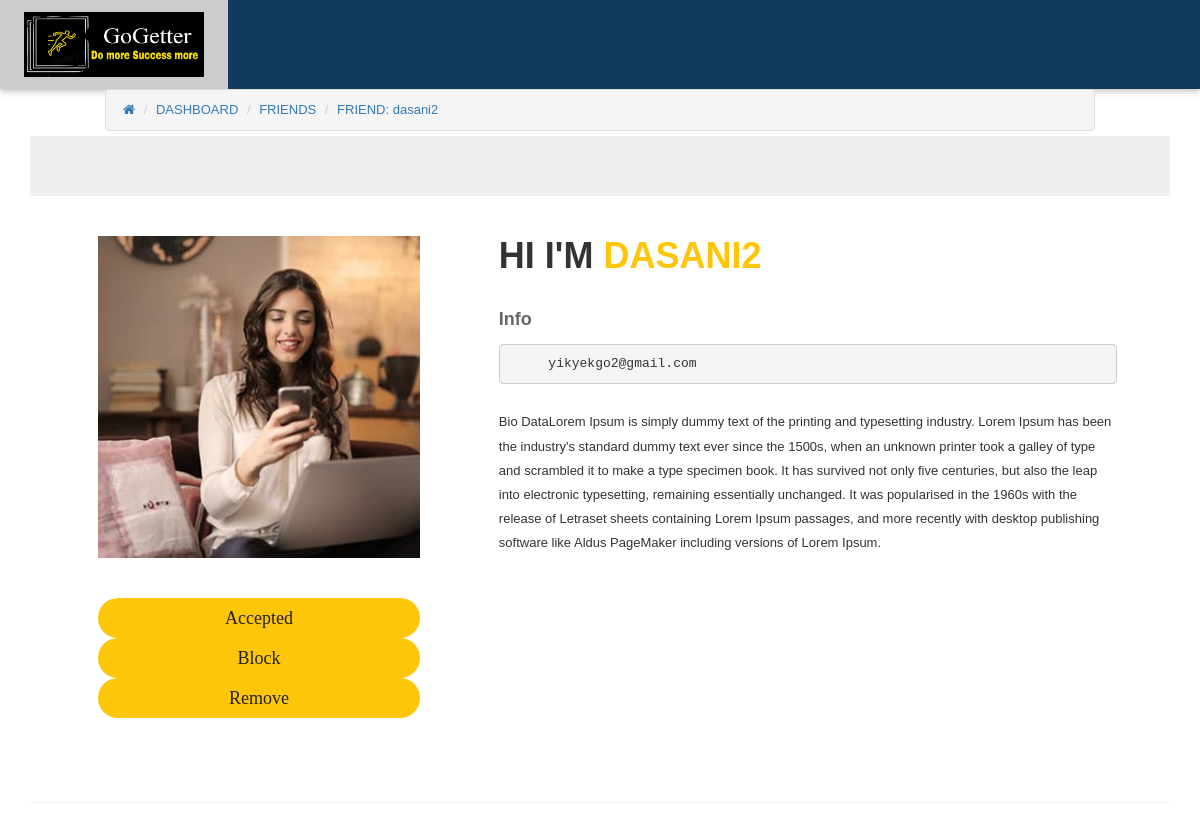
/profile.php?profile=24 (signed in), run on the app's committed database.
### tables this page shows
CREATE TABLE `user` (
  `user_id` int(255) NOT NULL,
  `username` varchar(255) NOT NULL,
  `uemail` varchar(60) NOT NULL,
  `upassword` varchar(255) NOT NULL,
  `upoints` int(255) NOT NULL,
  `uprof_pic` varchar(100) NOT NULL DEFAULT 'default.png' COMMENT 'profile picture',
  `bio_data` varchar(3000) NOT NULL,
  `verified_status` tinyint(1) NOT NULL DEFAULT '0',
  `verifying_hash` varchar(255) NOT NULL
);

### profile.php (the view, shortened to what this page needs)
<?php
require_once("sessionchecker.php");
$fk_1="";
$fk_2="";
$fk_status1="";
$fk_status2="";
if ( isset($_GET['profile']) )
{
    $stmt = $conn->prepare("SELECT  `inviter_fk`, `addperson_fk`, `inviter_status`, `acceptbyperson`
    FROM `relationship` WHERE `inviter_fk` = :myself AND `addperson_fk` =:thatprofile or `inviter_fk` = :thatprofile AND `addperson_fk`=:myself");
    $stmt->bindParam(":thatprofile",$_GET['profile'], PDO::PARAM_STR);
    $stmt->bindParam(":myself",$_SESSION["identity"], PDO::PARAM_STR);
    $stmt->execute();
    $count = $stmt->rowCount();
    $Relationresults = $stmt->fetch(PDO::FETCH_ASSOC);
	if($Relationresults > 0){
		$fk_1 = $Relationresults['inviter_fk'];
		$fk_2 = $Relationresults['addperson_fk'];
		$fk_status1 = $Relationresults['inviter_status'];
		$fk_status2 = $Relationresults['acceptbyperson'];
	}
       $stmt_ = $conn->prepare("SELECT * FROM user WHERE user_id=:id");
       $stmt_->bindParam(':id', $_GET['profile'], PDO::PARAM_STR);
       $stmt_->execute();
       $results1 = $stmt_->fetch(PDO::FETCH_ASSOC);
       $res = $results1['username'];
       $res2 = $results1['uemail'];
       $res3 = $results1['bio_data'];
       $res4 = $results1['uprof_pic'];
  }
?>
<!DOCTYPE html>
<html lang="en">
<head>
</head>
<link href="css/userprofile.css" rel="stylesheet">
    </head>
    <body>
        <div style="margin-left: 105px; margin-right: 105px; margin-bottom: 5px;">
            <ul class="breadcrumb" style="margin: 0px !important">
                <li><a href="index.php"><i class="fa fa-home"></i></a></li>
                <li><a href="userdashboard.php">DASHBOARD</a></li>
                <li><a href="userdashfriend.php">FRIENDS</a></li>
                <li><a href="#">FRIEND: <?php echo "$res";?></a></li>
            </ul>
        </div>
        <div class="container main_container">
            <div class="content_inner_bg row m0">
                <section class="about_person_area pad" id="about">
                    <div class="row">
                        <div class="col-md-5">
                            <div class="person_img">
                                <img src="uploads/<?php echo $res4;?>" style="width:612px;height:400;" alt="">
                                <?php
                                $canrate = ""; $canrate2 = ""; $canrate3= "";
                                if ($_GET['profile'] !==$_SESSION["identity"]) {
                                  if ($count >0 && $fk_2 !=$_SESSION["identity"] && $fk_status2 =='P' && $fk_status1 =='A'){
                                    $canrate = "<a id='myDiv' class='download_btn' href='profile.php?profile=".$_GET['profile']."'><span>Waiting for Accept</span></a>";
                                  }else if($count >0 && $fk_2 ==$_SESSION["identity"] && $fk_status2 =='P' && $fk_status1 =='A'){
                                    $canrate = "<a id='myDiv' class='download_btn' href='relationshiphandler.php?accept=".$_GET['profile']."'><span>Accept Now</span></a>";
                                  }else if($count >0  && $fk_status2 =='A' && $fk_status1 =='A'){
                                    $canrate = "<a id='myDiv' class='download_btn' href='profile.php?profile=".$_GET['profile']."'><span>Accepted</span></a>";
                                  }else if($count >0 && $fk_status2 =='B'&& $fk_1 ==$_SESSION["identity"] && $fk_status1 =='A'){
                                    $canrate = "<a id='myDiv' class='download_btn' href='#'><span>You Have Been Block :{</span></a>";
                                  }else if ($count >0 && $fk_status1 =='B'&& $fk_2 ==$_SESSION["identity"] && $fk_status2 =='A' ){
                                    $canrate = "<a id='myDiv' class='download_btn' href='#'><span>You Have Been Block :{</span></a>";
                                  }else if ($count >0 && $fk_status1 =='B'&& $fk_1 ==$_SESSION["identity"] && $fk_status2 !='B'){
                                        $canrate = "<a id='myDiv' class='download_btn' href='#'><span>You Blocked him</span></a>";
                                  }else if ($count >0 && $fk_status2 =='B'&& $fk_2 ==$_SESSION["identity"] && $fk_status1 !='B'){
                                    $canrate = "<a id='myDiv' class='download_btn' href='#'><span>You Blocked him</span></a>";
                                  }else if ($count >0 && $fk_status2 =='B'&& $fk_status1 =='B' ){
                                      $canrate = "<a id='myDiv' class='download_btn' href='#'><span>Both have Blocked</span></a>";
                                  }else if ($count ==0){
                                    $canrate = "<a id='myDiv' class='download_btn' href='relationshiphandler.php?request=".$_GET['profile']."'><span>Sent Friend Request</span></a>";
                                  }else{
                                    $canrate = "";
                                  }
                                 }
                                if ($count >0 ){
                                  if ($fk_2 ==$_SESSION["identity"] && $fk_status2 =='A'){
                                    $canrate2 ="<a id='myDiv' onclick='myFunction();' class='contact_btn' href='relationshiphandler.php?block=".$_GET['profile']."'><span>Block</span></a>";
                                    $canrate3 ="<a id='myDiv' onclick='myFunction();' class='contact_btn' href='relationshiphandler.php?remove=".$_GET['profile']."'><span>Remove</span></a>";
                                  }else if ($fk_1 ==$_SESSION["identity"] && $fk_status1 =='A'){
                                    $canrate2 ="<a id='myDiv' onclick='myFunction();' class='contact_btn' href='relationshiphandler.php?block=".$_GET['profile']."'><span>Block</span></a>";
                                    $canrate3 ="<a id='myDiv' onclick='myFunction();' class='contact_btn' href='relationshiphandler.php?remove=".$_GET['profile']."'><span>Remove</span></a>";
                                  }else if ($fk_2 ==$_SESSION["identity"] && $fk_status2 =='B'){
                                    $canrate2 ="<a id='myDiv' onclick='myFunction();' class='contact_btn' href='relationshiphandler.php?unblock=".$_GET['profile']."'><span>unBlock</span></a>";
                                  }else if ($fk_1 ==$_SESSION["identity"] && $fk_status1 =='B'){
                                    $canrate2 ="<a id='myDiv' onclick='myFunction();' class='contact_btn' href='relationshiphandler.php?unblock=".$_GET['profile']."'><span>unBlock</span></a>";
                                  }else{$canrate2 = "";}
                                }
                                echo $canrate.$canrate2.$canrate3;
                                ?>
                            </div>
                        </div>
                        <div class="col-md-7">
                            <div class="row person_details">
                                <h3>Hi I'm <span><?php echo "$res";?></span></h3><br>
                                <h4>Info</h4>
                                <p><pre>     <?php echo $res2;?>      </pre></p>
                                <div class="person_information">
                                    <ul>
                                         <li><a href="#">Bio Data</a><?php echo $res3;?></li>
                                    </ul>
                                </div>
                              </div>
                            </div>
                          </div>
                </section>
                      </div>
                <br>
              <hr>
                    </div>
</body>
</html>

### css/userdash.css (style rules this page uses)
body { margin-top:20px; background-image: url("https://i.imgur.com/Ud7VzMm.jpg"); background-repeat: no-repeat; width:100%; height:100%; }

### css/topbar.css (style rules this page uses)
body { font-family: "Lato", sans-serif }

### css/w3_2.css (style rules this page uses)
html { box-sizing:border-box }
*,*:before,*:after { box-sizing:inherit }
html { -ms-text-size-adjust:100%;-webkit-text-size-adjust:100% }
body { margin:0 }
article,aside,details,figcaption,figure,footer,header,main,menu,nav,section,summary { display:block }
a { background-color:transparent;-webkit-text-decoration-skip:objects }
code,kbd,pre,samp { font-family:monospace,monospace;font-size:1em }
hr { box-sizing:content-box;height:0;overflow:visible }
html,body { font-family:Verdana,sans-serif;font-size:15px;line-height:1.5 }
html { overflow-x:hidden }
h3 { font-size:24px }
h4 { font-size:20px }
h1,h2,h3,h4,h5,h6 { font-family:"Segoe UI",Arial,sans-serif;font-weight:400;margin:10px 0 }
hr { border:0;border-top:1px solid #eee;margin:20px 0 }
.w3-btn,.w3-button { border:none;display:inline-block;padding:8px 16px;vertical-align:middle;overflow:hidden;text-decoration:none;color:inherit;background-color:inherit;text-align:center;cursor:pointer;white-space:nowrap }
.w3-btn,.w3-button { -webkit-touch-callout:none;-webkit-user-select:none;-khtml-user-select:none;-moz-user-select:none;-ms-user-select:none;user-select:none }
.w3-bar { width:100%;overflow:hidden }
.w3-bar .w3-bar-item { padding:8px 16px;float:left;width:auto;border:none;display:block;outline:0 }
.w3-bar .w3-button { white-space:normal }
.w3-container:after,.w3-container:before,.w3-panel:after,.w3-panel:before,.w3-row:after,.w3-row:before,.w3-row-padding:after,.w3-row-padding:before, .w3-cell-row:before,.w3-cell-row:after,.w3-clear:after,.w3-clear:before,.w3-bar:before,.w3-bar:after { content:"";display:table;clear:both }
.w3-card,.w3-card-2 { box-shadow:0 2px 5px 0 rgba(0,0,0,0.16),0 2px 10px 0 rgba(0,0,0,0.12) }
.w3-padding-large { padding:12px 24px!important }
.w3-blue,.w3-hover-blue:hover { color:#fff!important;background-color:#123a5d!important }
.breadcrumb { margin: 89px 0 0px 0 !important; padding: 8px 17px !important; border: 1px solid #ddd !important; }

### data on the page
user: username "dasani2", uprof_pic (picture), username "DASANI2", uemail "yikyekgo2@gmail.com", bio_data "Lorem Ipsum is simply dummy text of the printing and typesetting industry. Lorem Ipsum has been the industry's standard dummy text ever since the 1500s, when an unknown printer took a galley of type and scrambled it to make a type specimen book. It has survived not only five centuries, but also the leap into electronic typesetting, remaining essentially unchanged. It was popularised in the 1960s with the release of Letraset sheets containing Lorem Ipsum passages, and more recently with desktop publishing software like Aldus PageMaker including versions of Lorem Ipsum."
